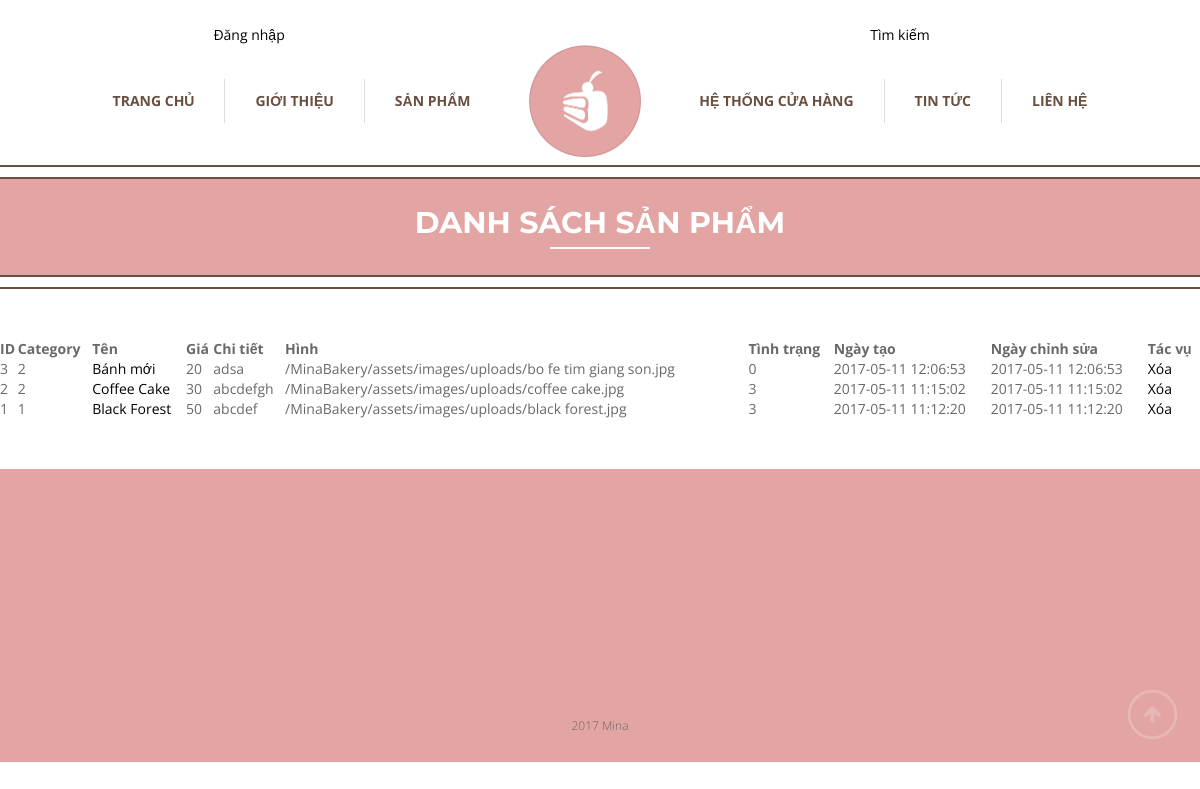
Page /listproduct.php (signed in) on the committed database.
### tables this page shows
CREATE TABLE `product` (
  `product_id` int(11) NOT NULL,
  `category_id` int(11) NOT NULL,
  `name` varchar(100) NOT NULL,
  `price` int(11) NOT NULL,
  `detail` text NOT NULL,
  `image` varchar(255) NOT NULL,
  `status` int(11) NOT NULL,
  `createdon` datetime NOT NULL,
  `updatedon` datetime NOT NULL
);

### listproduct.php (the view, shortened to what this page needs)
<?php
function get_product_list(){
    $sql = "SELECT * FROM product ORDER BY product_id DESC";
    GLOBAL $conn;
    return mysqli_query($conn, $sql);
}
$product_list = get_product_list();
?>
<?php require 'header.php'?>
<section class="top-section">
    <div class="offset-borders">
        <div class="full-header-container" id="header-blog">
            <div class="full-header">
                <div class="container">
                    <h1>Danh sách sản phẩm</h1>
                </div>
            </div>
        </div>
    </div>
</section>
<section class="" style="margin-top: 50px">
<table width="100%" cellpadding="10">
    <tr>
        <th>ID</th>
        <th>Category</th>
        <th>Tên</th>
        <th>Giá</th>
        <th>Chi tiết</th>
        <th>Hình</th>
        <th>Tình trạng</th>
        <th>Ngày tạo</th>
        <th>Ngày chỉnh sửa</th>
        <th>Tác vụ</th>
    </tr>
    <?php while($product = mysqli_fetch_assoc($product_list)): ?>
        <tr>
            <td><?php echo $product['product_id']; ?></td>
            <td><?php echo $product['category_id']; ?></td>
            <td><a  href="<?php echo SITE_URL . 'MinaBakery/updateproduct.php?product_id=' .  $product['product_id']; ?>"><?php echo $product['name'];  ?></a></td>
            <td><?php echo $product['price']; ?></td>
            <td><?php echo $product['detail']; ?></td>
            <td><?php echo $product['image']; ?></td>
            <td><?php echo $product['status']; ?></td>
            <td><?php echo $product['createdon']; ?></td>
            <td><?php echo $product['updatedon']; ?></td>
            <td><a  href="<?php echo SITE_URL . 'MinaBakery/deleteproduct.php?product_id=' .  $product['product_id']; ?>">Xóa</a></td>
        </tr>
    <?php endwhile; ?>
</table>
</section>
<?php require 'footer.php'?>

### assets/css/main.css (style rules this page uses)
*, *:after, *:before { box-sizing: border-box; }
a { color: #000; -webkit-transition: all 0.2s ease-out; -moz-transition: all 0.2s ease-out; -o-transition: all 0.2s ease-out; transition: all 0.2s ease-out; }
body { font-family: 'Open Sans', sans-serif; font-size: 14px; font-weight: 400; color: #696969; background-color: #FFF; }
h1, h2, h3, h4 { font-size: 16px; font-weight: 700; }
h1 { font-family: 'Montserrat', sans-serif; color: #684f40; padding-bottom: 26px; margin: 65px 0 25px 0; }
#header-blog { background-image: url('../images/bg_blog.png'); -webkit-background-size: cover; -moz-background-size: cover; -o-background-size: cover; background-size: cover; background-position: center center; }
.full-header { position: relative; display: table-cell; vertical-align: middle; background-color: #e2a5a4; color: #FFF; text-align: center; z-index: 20; }
.full-header h1 { color: #FFF; font-size: 30px; text-transform: uppercase; position: relative; margin: 10px 0; padding-bottom: 10px; }
.full-header h1:after { position: absolute; bottom: 0; left: 50%; margin-left: -50px; width: 100px; height: 2px; background-color: #FFF; content: ''; }
.full-header-container { border-top: 2px #684f40 solid; border-bottom: 2px #684f40 solid; display: table; width: 100%; position: relative; height: 100px; }
.full-header-container:after { position: absolute; left: 0; top: 0; width: 100%; height: 100%; background-image: url('../images/pattern_strips.png'); content: ''; }
.offset-borders { position: relative; padding: 12px 0; }
.offset-borders:after, .offset-borders:before { position: absolute; left: 0; width: 100%; height: 2px; background-color: #684f40; content: ''; }
.offset-borders:after { top: 0px; }
.offset-borders:before { bottom: 0px; }
.top-section { position: relative; margin-top: 165px; z-index: 750; background-color: #FFF; }

### rows in the picture
product: product_id "3", category "2", name "Bánh mới", price "20", detail "adsa", image "/MinaBakery/assets/images/uploads/bo fe tim giang son.jpg", status "0", createdon "2017-05-11 12:06:53", updatedon "2017-05-11 12:06:53"
product: product_id "2", category "2", name "Coffee Cake", price "30", detail "abcdefgh", image "/MinaBakery/assets/images/uploads/coffee cake.jpg", status "3", createdon "2017-05-11 11:15:02", updatedon "2017-05-11 11:15:02"
product: product_id "1", category "1", name "Black Forest", price "50", detail "abcdef", image "/MinaBakery/assets/images/uploads/black forest.jpg", status "3", createdon "2017-05-11 11:12:20", updatedon "2017-05-11 11:12:20"
